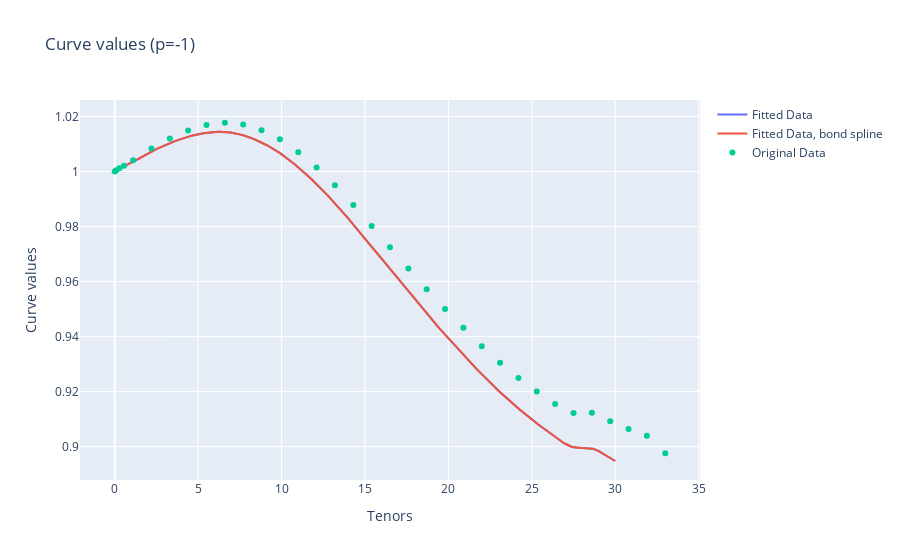
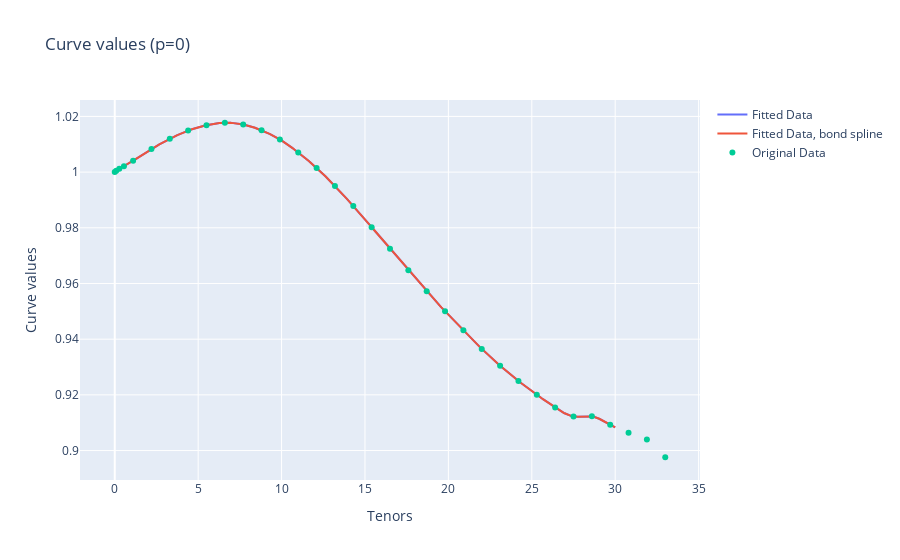
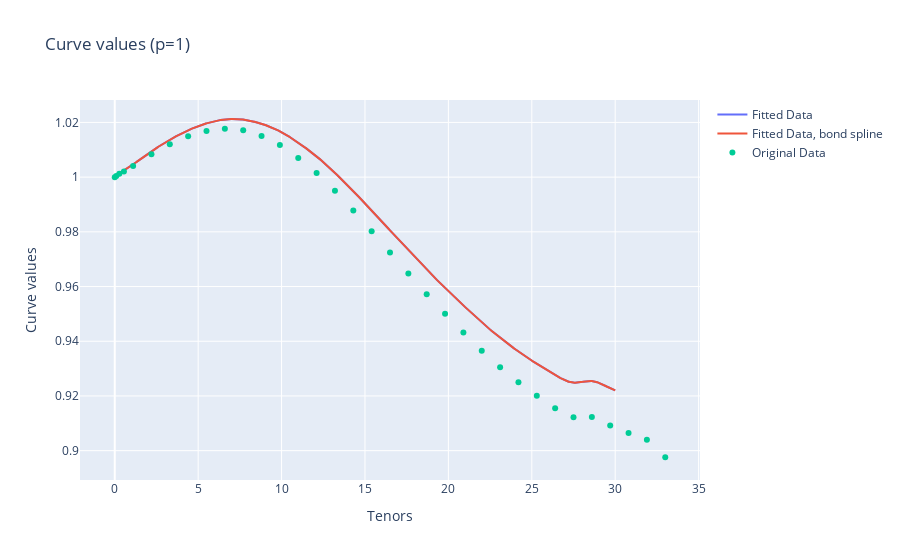

The notebook cell saved with these charts, in order:
### Code cell
y = {}  # Dictionary to store the values
# Create an array of tenors for which we want to get the curve values
tenors = np.linspace(0, 30, 1000)
# Figure for cubic spline perturbations
fig_per = go.Figure()

data_y = yield_spline_curve.zc_yields.loc["2020-02-02"]
data_b = np.exp(-data_y * data_y.index)

for p in np.array([-1, 0, 1]):
    # Compute curve values for all tenors
    yield_spline_curve.p = p
    bond_spline_curve.p = p
    curve_values = yield_spline_curve.get_value(dates="2020-02-02", tenors=tenors)
    curve_values_bs = bond_spline_curve.get_value(dates="2020-02-02", tenors=tenors)
    curve_values

    # Create a plot
    fig = go.Figure()
    x_data = tenors
    y_data = curve_values
    x_original = data_b.index.values
    y_original = data_b.values
    fig.add_trace(go.Scatter(x=x_data, y=y_data, name="Fitted Data"))
    fig.add_trace(
        go.Scatter(x=x_data, y=curve_values_bs, name="Fitted Data, bond spline")
    )
    fig_per.add_trace(go.Scatter(x=x_data, y=y_data, name=f"Spline for p={p}"))
    fig.add_trace(
        go.Scatter(x=x_original, y=y_original, mode="markers", name="Original Data")
    )
    y[p] = y_data

    # Add title and labels
    fig.update_layout(
        title=f"Curve values (p={p})", xaxis_title="Tenors", yaxis_title=f"Curve values"
    )

    # Show plot
    fig.show()
fig_per.show()

# Figure for differences
fig_per_diff = go.Figure()
fig_per_diff.add_trace(go.Scatter(x=x_data, y=y[1] - y[0], name="$y_1-y_0$"))
fig_per_diff.add_trace(go.Scatter(x=x_data, y=-y[-1] + y[0], name="$y_0-y_{-1}$"))

### Figure 1 — Plotly figure (JSON) as saved in the notebook; plotly's stock layout.template omitted (floating-point values rounded to 4 significant figures; data arrays with more than 128 entries replaced by an {"elided": "..."} marker saying what was removed)
{"data": [{"name": "Fitted Data", "type": "scatter", "x": {"elided": "1000 float values"}, "y": {"elided": "1000 float values"}}, {"name": "Fitted Data, bond spline", "type": "scatter", "x": {"elided": "1000 float values"}, "y": {"elided": "1000 float values"}}, {"mode": "markers", "name": "Original Data", "type": "scatter", "x": [0.0, 0.09167, 0.275, 0.55, 1.1, 2.2, 3.3, 4.4, 5.5, 6.6, 7.7, 8.8, 9.9, 11.0, 12.1, 13.2, 14.3, 15.4, 16.5, 17.6, 18.7, 19.8, 20.9, 22.0, 23.1, 24.2, 25.3, 26.4, 27.5, 28.6, 29.7, 30.8, 31.9, 33.0], "y": [1.0, 1.0, 1.001, 1.002, 1.004, 1.008, 1.012, 1.015, 1.017, 1.018, 1.017, 1.015, 1.012, 1.007, 1.002, 0.995, 0.9878, 0.9802, 0.9725, 0.9648, 0.9572, 0.95, 0.9432, 0.9365, 0.9305, 0.925, 0.92, 0.9155, 0.9122, 0.9123, 0.9092, 0.9064, 0.904, 0.8976]}], "layout": {"title": {"text": "Curve values (p=-1)"}, "xaxis": {"title": {"text": "Tenors"}}, "yaxis": {"title": {"text": "Curve values"}}}}

### Figure 2 — Plotly figure (JSON) as saved in the notebook; plotly's stock layout.template omitted (floating-point values rounded to 4 significant figures; data arrays with more than 128 entries replaced by an {"elided": "..."} marker saying what was removed)
{"data": [{"name": "Fitted Data", "type": "scatter", "x": {"elided": "1000 float values"}, "y": {"elided": "1000 float values"}}, {"name": "Fitted Data, bond spline", "type": "scatter", "x": {"elided": "1000 float values"}, "y": {"elided": "1000 float values"}}, {"mode": "markers", "name": "Original Data", "type": "scatter", "x": [0.0, 0.09167, 0.275, 0.55, 1.1, 2.2, 3.3, 4.4, 5.5, 6.6, 7.7, 8.8, 9.9, 11.0, 12.1, 13.2, 14.3, 15.4, 16.5, 17.6, 18.7, 19.8, 20.9, 22.0, 23.1, 24.2, 25.3, 26.4, 27.5, 28.6, 29.7, 30.8, 31.9, 33.0], "y": [1.0, 1.0, 1.001, 1.002, 1.004, 1.008, 1.012, 1.015, 1.017, 1.018, 1.017, 1.015, 1.012, 1.007, 1.002, 0.995, 0.9878, 0.9802, 0.9725, 0.9648, 0.9572, 0.95, 0.9432, 0.9365, 0.9305, 0.925, 0.92, 0.9155, 0.9122, 0.9123, 0.9092, 0.9064, 0.904, 0.8976]}], "layout": {"title": {"text": "Curve values (p=0)"}, "xaxis": {"title": {"text": "Tenors"}}, "yaxis": {"title": {"text": "Curve values"}}}}

### Figure 3 — Plotly figure (JSON) as saved in the notebook; plotly's stock layout.template omitted (floating-point values rounded to 4 significant figures; data arrays with more than 128 entries replaced by an {"elided": "..."} marker saying what was removed)
{"data": [{"name": "Fitted Data", "type": "scatter", "x": {"elided": "1000 float values"}, "y": {"elided": "1000 float values"}}, {"name": "Fitted Data, bond spline", "type": "scatter", "x": {"elided": "1000 float values"}, "y": {"elided": "1000 float values"}}, {"mode": "markers", "name": "Original Data", "type": "scatter", "x": [0.0, 0.09167, 0.275, 0.55, 1.1, 2.2, 3.3, 4.4, 5.5, 6.6, 7.7, 8.8, 9.9, 11.0, 12.1, 13.2, 14.3, 15.4, 16.5, 17.6, 18.7, 19.8, 20.9, 22.0, 23.1, 24.2, 25.3, 26.4, 27.5, 28.6, 29.7, 30.8, 31.9, 33.0], "y": [1.0, 1.0, 1.001, 1.002, 1.004, 1.008, 1.012, 1.015, 1.017, 1.018, 1.017, 1.015, 1.012, 1.007, 1.002, 0.995, 0.9878, 0.9802, 0.9725, 0.9648, 0.9572, 0.95, 0.9432, 0.9365, 0.9305, 0.925, 0.92, 0.9155, 0.9122, 0.9123, 0.9092, 0.9064, 0.904, 0.8976]}], "layout": {"title": {"text": "Curve values (p=1)"}, "xaxis": {"title": {"text": "Tenors"}}, "yaxis": {"title": {"text": "Curve values"}}}}
